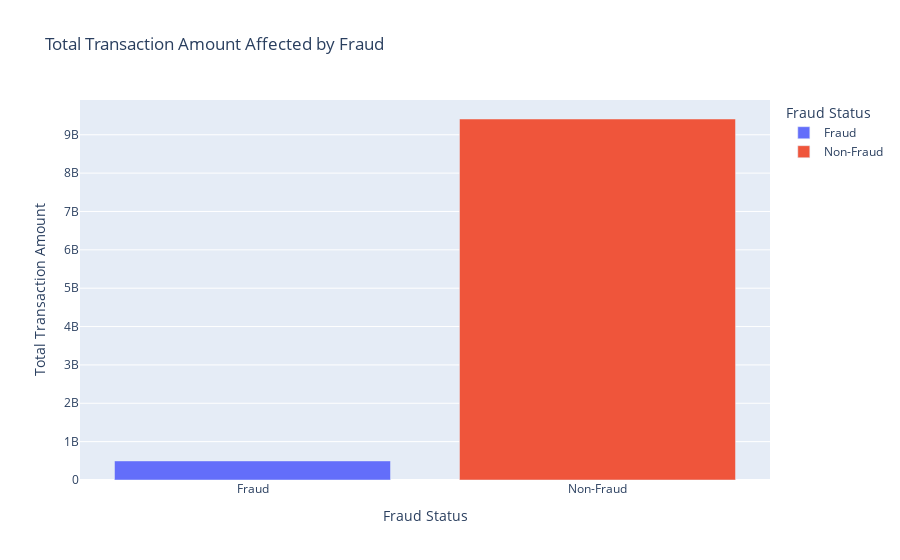

The code cell stored with this chart in its notebook:
### Markdown cell above
### Visualizing the Transaction amounts affected by Fraud

### Code cell
# Grouping the data to get the total transaction amount affected by fraud
fraud_transactions = df[df["Is_Fraud"] == 1]['Transaction_Amount'].sum()
non_fraud_transactions = df[df["Is_Fraud"] == 0]['Transaction_Amount'].sum()

# Creating a dictionary for visualization
data = {
    'Fraud Status': ['Fraud', 'Non-Fraud'],
    'Total Transaction Amount': [fraud_transactions, non_fraud_transactions]
}

# Creating a bar plot using Plotly
fig = px.bar(data, x='Fraud Status', y='Total Transaction Amount',
             title='Total Transaction Amount Affected by Fraud',
             labels={'Fraud Status': 'Fraud Status', 'Total Transaction Amount': 'Total Transaction Amount'},
             color='Fraud Status')

# Display the plot
fig.show()

### Figure 1 — Plotly figure (JSON) as saved in the notebook; plotly's stock layout.template omitted (floating-point values rounded to 4 significant figures)
{"data": [{"hovertemplate": "Fraud Status=%{x}<br>Total Transaction Amount=%{y}<extra></extra>", "legendgroup": "Fraud", "marker": {"color": "#636efa", "pattern": {"shape": ""}}, "name": "Fraud", "orientation": "v", "showlegend": true, "textposition": "auto", "type": "bar", "x": ["Fraud"], "xaxis": "x", "y": [497100000.0], "yaxis": "y"}, {"hovertemplate": "Fraud Status=%{x}<br>Total Transaction Amount=%{y}<extra></extra>", "legendgroup": "Non-Fraud", "marker": {"color": "#EF553B", "pattern": {"shape": ""}}, "name": "Non-Fraud", "orientation": "v", "showlegend": true, "textposition": "auto", "type": "bar", "x": ["Non-Fraud"], "xaxis": "x", "y": [9410000000.0], "yaxis": "y"}], "layout": {"barmode": "relative", "legend": {"title": {"text": "Fraud Status"}, "tracegroupgap": 0}, "title": {"text": "Total Transaction Amount Affected by Fraud"}, "xaxis": {"anchor": "y", "categoryarray": ["Fraud", "Non-Fraud"], "categoryorder": "array", "domain": [0, 1], "title": {"text": "Fraud Status"}}, "yaxis": {"anchor": "x", "domain": [0, 1], "title": {"text": "Total Transaction Amount"}}}}
